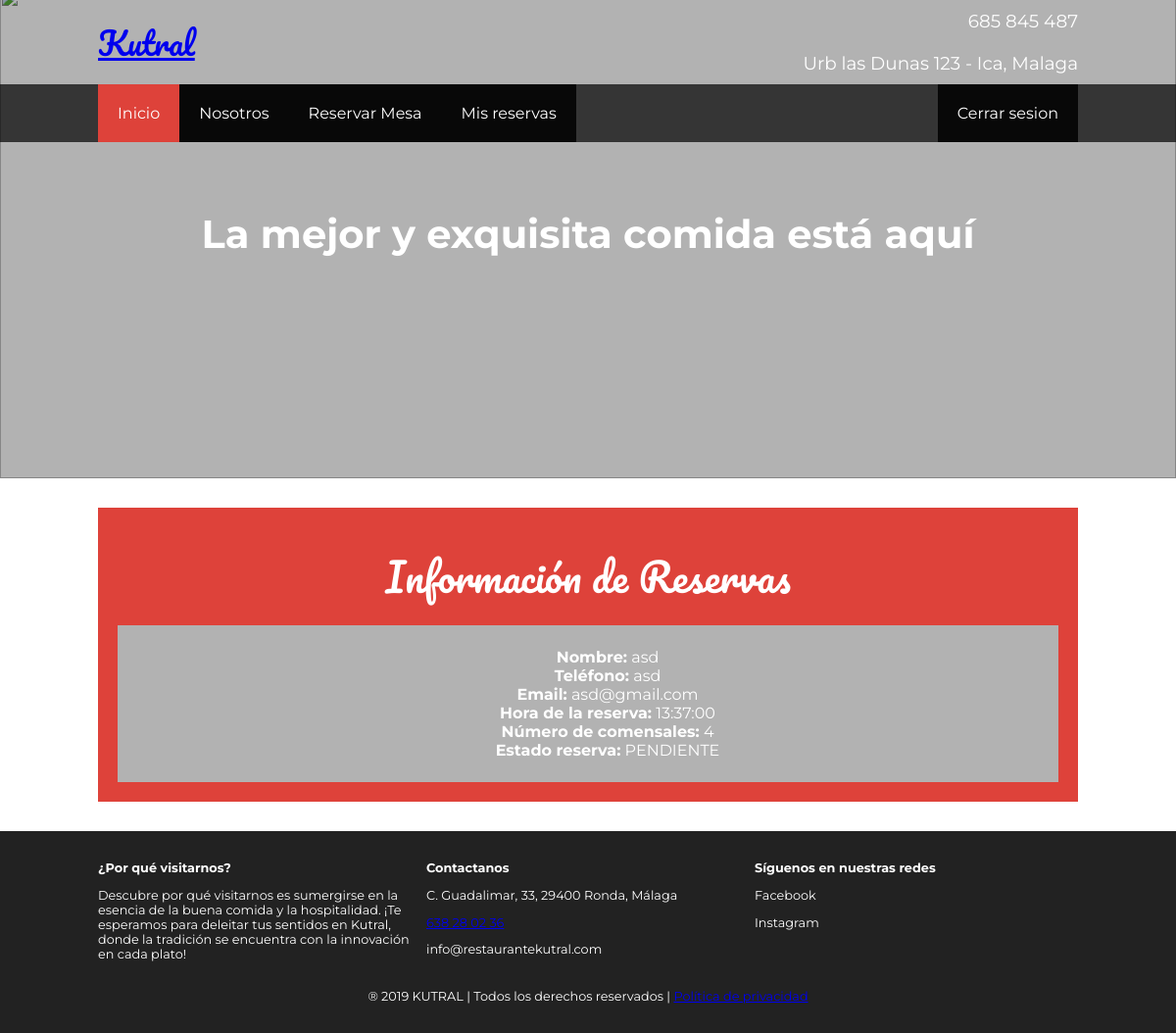
The page /mis_reservas_user.php (signed in) on the database its author committed.
### tables this page shows
CREATE TABLE `reservas` (
  `id` int(11) NOT NULL,
  `nombre` varchar(255) NOT NULL,
  `telefono` varchar(15) NOT NULL,
  `email` varchar(255) NOT NULL,
  `contraseña` varchar(255) NOT NULL,
  `fecha_reserva` date NOT NULL,
  `hora_entrada` time NOT NULL,
  `num_comensales` int(11) NOT NULL,
  `motivo` text NOT NULL,
  `id_usuario` varchar(255) NOT NULL,
  `estado_reserva` varchar(50) DEFAULT 'PENDIENTE',
  `rol` varchar(255) DEFAULT NULL
);

### mis_reservas_user.php (the view, shortened to what this page needs)
<!DOCTYPE html>
<html lang="es">
<head>
    <link rel="stylesheet" href="css/index.css">
    <link href="js/js.js" rel="stylesheet">
</head>
<body>
<?php require("head_userregistrados.php"); ?>
<main class="main">
    <section class="group group--color">
        <div class="container">
            <h2 class="main__title">Información de Reservas</h2>
            <ul class="fondo">
                <?php
                $conexion = new mysqli("localhost", "root", "", "kutral");
                $id_usuario = $_SESSION['id_usuario'];
                $sql_reservas = "SELECT * FROM reservas WHERE id_usuario = '$id_usuario'";
                $result_reservas = $conexion->query($sql_reservas);
                while ($row_reserva = $result_reservas->fetch_assoc()) {
                    echo "<li>";
                    echo "<strong>Nombre:</strong> " . $row_reserva['nombre'] . "<br>";
                    echo "<strong>Teléfono:</strong> " . $row_reserva['telefono'] . "<br>";
                    echo "<strong>Email:</strong> " . $row_reserva['email'] . "<br>";
                    echo "<strong>Hora de la reserva:</strong> " . $row_reserva['hora_entrada'] . "<br>";
                    echo "<strong>Número de comensales:</strong> " . $row_reserva['num_comensales'] . "<br>";
                    echo "<strong>Estado reserva:</strong> " . $row_reserva['estado_reserva'] . "<br>";
                    echo "</li>";
                }
                ?>
            </ul>
        </div>
    </section>
</main>
<?php require("footer.php"); ?>
</body>
</html>

### css/index.css (style rules this page uses)
* { box-sizing: border-box; }
body { font-family: 'Montserrat', sans-serif; margin: 0; }
h1, h2, h3, h4, h5, h6 { margin: 0; }
.container { width: 100%; margin: auto; }
.group--color .container { background: #DE423A; color: white; padding: 10px; text-align: center; }
.main__title { margin: 15px 0; font-size: 1.8em; font-family: 'Pacifico', cursive; font-weight: 100; }
@media screen and (min-width:768px) { .container { width: 1000px; } }
@media screen and (min-width:768px) { .main__title { font-size: 2.2em; } }
@media screen and (min-width:1024px) { .group--color .container { margin-top: 30px; margin-bottom: 30px; padding: 20px; } }
@media screen and (min-width:1024px) { .main__title { font-size: 2.5em; } }
.fondo { background-color: #b2b2b2; display: flex; align-items: center; justify-content: center; height: 20vh; margin: 0; list-style-type: none; }

### rows shown on the page
reservas: nombre "asd", telefono "asd", email "asd@gmail.com", hora_entrada "13:37:00", num_comensales "4", estado_reserva "PENDIENTE"
